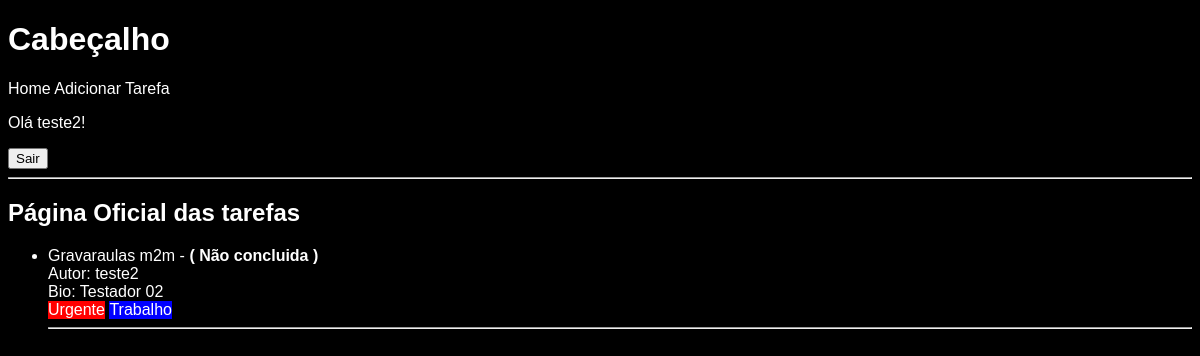
The app's page /tarefas/ (signed in) with its own data.
### tarefas/models.py (models this page shows, shortened)
class Tarefa(models.Model):
    titulo = models.CharField(max_length=100)
    descricao = models.TextField(blank=True)
    concluida = models.BooleanField(default=False)
    criada_em = models.DateTimeField(auto_now_add=True)
    usuario = models.ForeignKey(User, on_delete=models.CASCADE) # Deleta o usuario e todas as tarefas associadas a ele
    etiquetas = models.ManyToManyField(Etiqueta, blank=True)
    class Meta:
        permissions = [
            ('can_view_all_tarefa', 'Can view tasks from all users'),
        ]

class Perfil(models.Model):
    usuario = models.OneToOneField(User, on_delete=models.CASCADE)
    bio = models.TextField(blank=True)
    tema_escuro = models.BooleanField(default=False)

class Etiqueta(models.Model):
    nome = models.CharField(unique=True)
    cor = models.CharField(default='#000')

### tarefas/views.py (the view)
# urls.py: 2. Add a URL to urlpatterns:  path('', views.home, name='home')
@login_required # Garante que o usuario esteja logado para acessar a view
def home(request):
   lista = Tarefa.objects.select_related('usuario', 'usuario__perfil').prefetch_related('etiquetas').all() # Faz uma consulta no DB para trazer todas as tarefas ja com o nome de usuario e o perfil
   if request.user.has_perm('tarefas.can_view_all_tarefa'):
      lista = lista.all()
   else:
      lista = lista.filter(usuario=request.user)
   for tarefa in lista:
      tarefa.etiquetas_lista = list(tarefa.etiquetas.all())
   return render(request, 'tarefas/home.html', {'tarefas': lista})

### tarefas/templates/tarefas/home.html (shortened to what this page needs)
{% extends 'tarefas/base.html' %}
{% block corpo %}
<h2>Página Oficial das tarefas</h2>
{% if tarefas %}
<ul>
   {% for tarefa in tarefas %}
   <li>
      <div>
         <a href="{% url 'tarefa' tarefa.id %}">
            {{ tarefa.titulo }}</a> -
         <strong>
            {% if tarefa.concluida %}
            ( Concluída )
            {% else %}
            ( Não concluida )
            {% endif %}
         </strong>
      </div>
      <div>
         Autor: {{ tarefa.usuario.username }}
      </div>
      <div>
         Bio: {{ tarefa.usuario.perfil.bio }}
      </div>
      <div>
         {% for etiqueta in tarefa.etiquetas_lista %}
            <div
               style='display: inline-block; background-color: {{ etiqueta.cor }}'>{{ etiqueta.nome }}</div>
         {% endfor %}
      </div>
      <hr />
   </li>
   {% endfor %}
</ul>
{% else %}
<p>Nenhuma tarefa cadastradas.</p>
{% endif %}
{% endblock %}

### tarefas/templates/tarefas/base.html (shortened to what this page needs)
{% load static %}
<!DOCTYPE html>
<html lang="pt-bri">
<head>
   <link rel="stylesheet" href="{% static 'tarefas/style.css' %}">
</head>
<body>
   <header>
      <h1>Cabeçalho</h1>
      <nav>
         <a href="{% url 'home' %}">Home</a>
         <a href="{% url 'adicionar' %}">Adicionar Tarefa</a>
      </nav>
      <div>
         {% if user.is_authenticated %}
            <p>Olá {{ user.username }}!</p>
            <form method="post" action="{% url 'logout' %}">
               <button type="submit">Sair</button>
            </form>
         {% else %}
            <form method="post" action="{% url 'login' %}">
               {% csrf_token %}
               <button type="submit">Entrar</button>
            </form>
         {% endif %}
      </div>
      <hr />
   </header>
   {% block corpo %}
   {% endblock %}
</body>
</html>

### tarefas/static/tarefas/style.css (style rules this page uses)
body { font-family: 'Arial', sans-serif; font-size: 16px; background-color: #000; color: #FFF; }
h1, h2 { font-weight: bold; }
a { color: #FFF; text-decoration: none; }

### records on screen
Tarefa: titulo "Gravaraulas m2m", concluida "( Não concluida )", usuario.username "teste2", usuario.perfil.bio "Testador 02"
Etiqueta: nome "Urgente"
Etiqueta: nome "Trabalho"

### other values on screen
{{ user.username }} "teste2"
